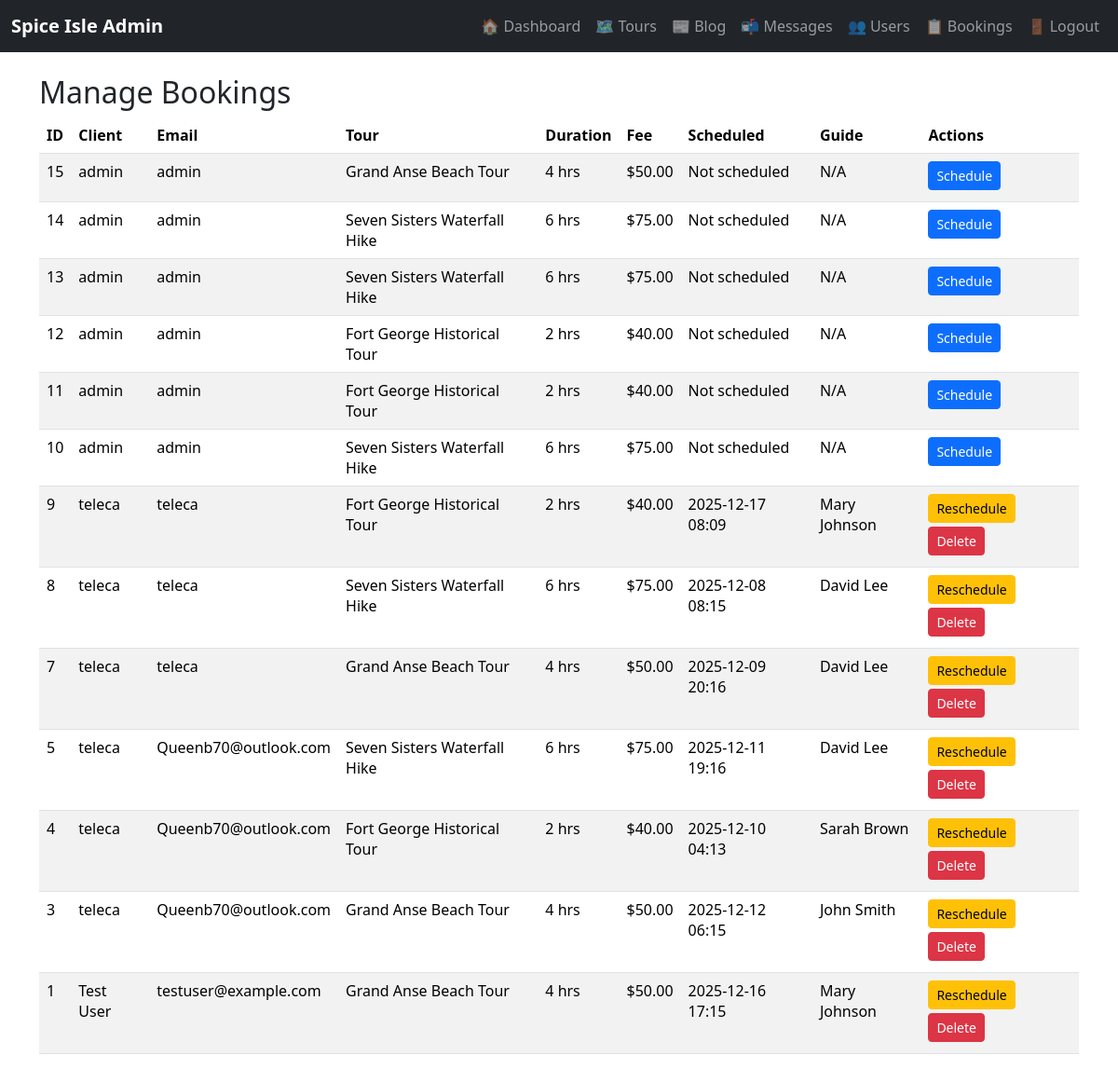
Screenshot of /admin/manage_bookings.php (signed in) with the database file from the repository.
### tables this page shows
CREATE TABLE `bookings` (
  `id` int(11) NOT NULL,
  `client_id` int(11) NOT NULL,
  `tour_id` int(11) NOT NULL
);

CREATE TABLE `clients` (
  `id` int(11) NOT NULL,
  `name` varchar(100) NOT NULL,
  `email` varchar(100) NOT NULL,
  `user_id` int(11) DEFAULT NULL
);

CREATE TABLE `tours` (
  `id` int(11) NOT NULL,
  `title` varchar(100) NOT NULL,
  `duration` int(11) NOT NULL,
  `fee` decimal(10,2) NOT NULL,
  `image` varchar(255) DEFAULT NULL,
  `created_at` timestamp NOT NULL DEFAULT current_timestamp()
);

CREATE TABLE `outing` (
  `id` int(11) NOT NULL,
  `tour_id` int(11) NOT NULL,
  `guide_id` int(11) NOT NULL,
  `outing_datetime` datetime NOT NULL,
  `booking_id` int(11) DEFAULT NULL
);

CREATE TABLE `guide` (
  `id` int(11) NOT NULL,
  `name` varchar(100) NOT NULL,
  `address` varchar(255) DEFAULT NULL,
  `date_hire` date DEFAULT NULL,
  `phone` varchar(20) DEFAULT NULL
);

### admin/manage_bookings.php (the view, shortened to what this page needs)
<?php
include '../includes/db_connect.php';
include 'admin_navbar.php';
$sql = "
SELECT b.id AS booking_id, c.name AS client_name, c.email AS client_email,
       t.title AS tour_title, t.duration AS tour_duration, t.fee AS tour_fee,
       o.id AS outing_id, g.name AS guide_name, o.outing_datetime
FROM bookings b
JOIN tours t ON b.tour_id = t.id
JOIN clients c ON b.client_id = c.id
LEFT JOIN outing o ON o.booking_id = b.id
LEFT JOIN guide g ON g.id = o.guide_id
ORDER BY b.id DESC
";
$result = $conn->query($sql);
?>
<!DOCTYPE html>
<html lang="en">
<head>
<link href="https://cdn.jsdelivr.net/npm/bootstrap@5.3.2/dist/css/bootstrap.min.css" rel="stylesheet">
</head>
<body>
<div class="container mt-4">
    <h2>Manage Bookings</h2>
    <table class="table table-striped table-responsive">
        <thead>
            <tr>
                <th>ID</th>
                <th>Client</th>
                <th>Email</th>
                <th>Tour</th>
                <th>Duration</th>
                <th>Fee</th>
                <th>Scheduled</th>
                <th>Guide</th>
                <th>Actions</th>
            </tr>
        </thead>
        <tbody>
        <?php while($booking = $result->fetch_assoc()): ?>
            <tr>
                <td><?= $booking['booking_id'] ?></td>
                <td><?= htmlspecialchars($booking['client_name']) ?></td>
                <td><?= htmlspecialchars($booking['client_email']) ?></td>
                <td><?= htmlspecialchars($booking['tour_title']) ?></td>
                <td><?= htmlspecialchars($booking['tour_duration']) ?> hrs</td>
                <td>$<?= number_format($booking['tour_fee'], 2) ?></td>
                <td><?= $booking['outing_datetime'] ? date("Y-m-d H:i", strtotime($booking['outing_datetime'])) : "Not scheduled" ?></td>
                <td><?= $booking['guide_name'] ?? "N/A" ?></td>
                <td>
                    <?php if ($booking['outing_id']): ?>
                        <a href="schedule_booking.php?booking_id=<?= $booking['booking_id'] ?>" class="btn btn-sm btn-warning mb-1">Reschedule</a>
                        <a href="manage_bookings.php?delete_outing=<?= $booking['outing_id'] ?>"
                           class="btn btn-sm btn-danger mb-1"
                           onclick="return confirm('Are you sure you want to delete this outing?');">
                           Delete
                        </a>
                    <?php else: ?>
                        <a href="schedule_booking.php?booking_id=<?= $booking['booking_id'] ?>" class="btn btn-sm btn-primary mb-1">Schedule</a>
                    <?php endif; ?>
                </td>
            </tr>
        <?php endwhile; ?>
        </tbody>
    </table>
</div>
</body>
</html>

### rows the page displays
bookings: id "15", client.name "admin", client.email "admin", tour.title "Grand Anse Beach Tour", tour.duration "4", tour.fee "50.00", shows "Not scheduled", guide_name "N/A"
bookings: id "14", client.name "admin", client.email "admin", tour.title "Seven Sisters Waterfall Hike", tour.duration "6", tour.fee "75.00", shows "Not scheduled", guide_name "N/A"
bookings: id "13", client.name "admin", client.email "admin", tour.title "Seven Sisters Waterfall Hike", tour.duration "6", tour.fee "75.00", shows "Not scheduled", guide_name "N/A"
bookings: id "12", client.name "admin", client.email "admin", tour.title "Fort George Historical Tour", tour.duration "2", tour.fee "40.00", shows "Not scheduled", guide_name "N/A"
bookings: id "11", client.name "admin", client.email "admin", tour.title "Fort George Historical Tour", tour.duration "2", tour.fee "40.00", shows "Not scheduled", guide_name "N/A"
bookings: id "10", client.name "admin", client.email "admin", tour.title "Seven Sisters Waterfall Hike", tour.duration "6", tour.fee "75.00", shows "Not scheduled", guide_name "N/A"
bookings: id "9", client.name "teleca", client.email "teleca", tour.title "Fort George Historical Tour", tour.duration "2", tour.fee "40.00", outing.outing_datetime "2025-12-17 08:09", guide.name "Mary Johnson"
bookings: id "8", client.name "teleca", client.email "teleca", tour.title "Seven Sisters Waterfall Hike", tour.duration "6", tour.fee "75.00", outing.outing_datetime "2025-12-08 08:15", guide.name "David Lee"
bookings: id "7", client.name "teleca", client.email "teleca", tour.title "Grand Anse Beach Tour", tour.duration "4", tour.fee "50.00", outing.outing_datetime "2025-12-09 20:16", guide.name "David Lee"
bookings: id "5", client.name "teleca", client.email "Queenb70@outlook.com", tour.title "Seven Sisters Waterfall Hike", tour.duration "6", tour.fee "75.00", outing.outing_datetime "2025-12-11 19:16", guide.name "David Lee"
bookings: id "4", client.name "teleca", client.email "Queenb70@outlook.com", tour.title "Fort George Historical Tour", tour.duration "2", tour.fee "40.00", outing.outing_datetime "2025-12-10 04:13", guide.name "Sarah Brown"
bookings: id "3", client.name "teleca", client.email "Queenb70@outlook.com", tour.title "Grand Anse Beach Tour", tour.duration "4", tour.fee "50.00", outing.outing_datetime "2025-12-12 06:15", guide.name "John Smith"
bookings: id "1", client.name "Test User", client.email "testuser@example.com", tour.title "Grand Anse Beach Tour", tour.duration "4", tour.fee "50.00", outing.outing_datetime "2025-12-16 17:15", guide.name "Mary Johnson"
